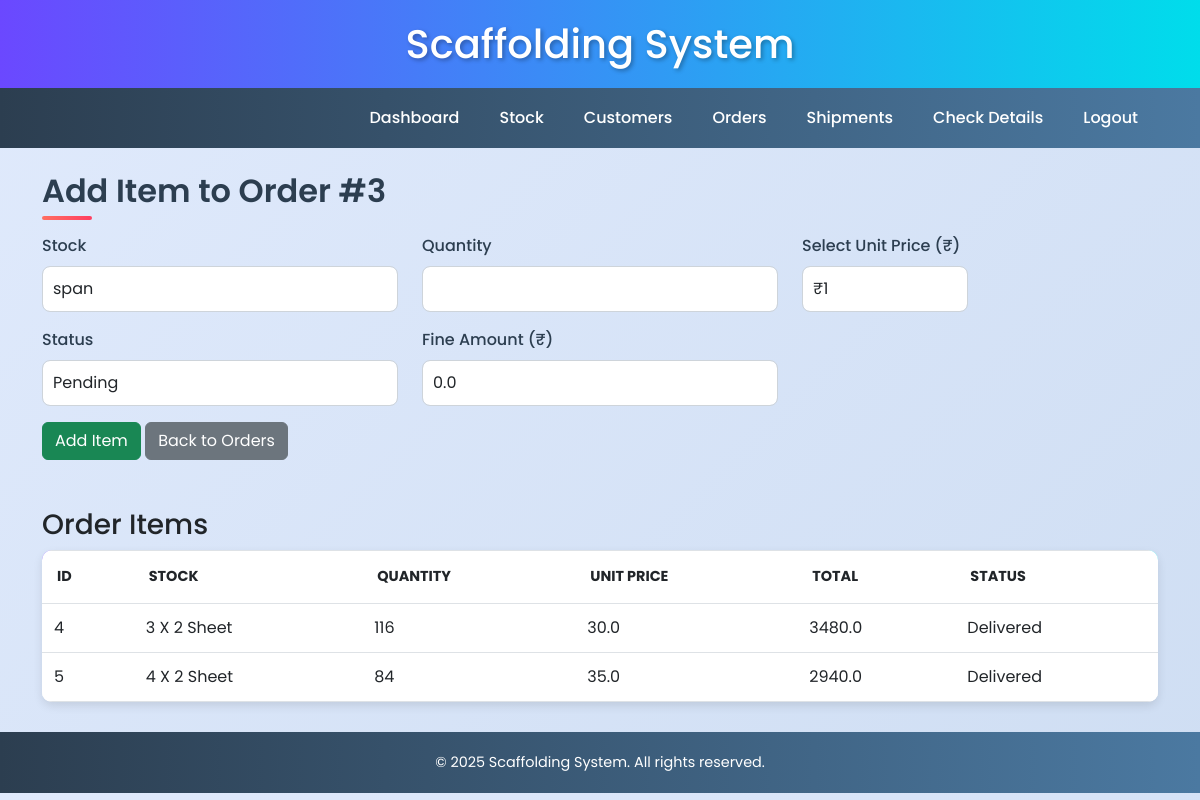
Screenshot of /order/3/add_item (signed in) with the database file from the repository.
### app.py (models this page shows)
class Order(db.Model):
    id = db.Column(db.Integer, primary_key=True)
    customer_id = db.Column(db.Integer, db.ForeignKey('customer.id'), nullable=False)
    order_date = db.Column(db.DateTime, nullable=False)
    return_date = db.Column(db.DateTime, nullable=True)
    customer = db.relationship('Customer', backref='orders')
    order_items = db.relationship('OrderItem', backref='order', cascade='all, delete-orphan')

class OrderItem(db.Model):
    id = db.Column(db.Integer, primary_key=True)
    order_id = db.Column(db.Integer, db.ForeignKey('order.id'), nullable=False)
    stock_id = db.Column(db.Integer, db.ForeignKey('stock.id'), nullable=False)
    quantity = db.Column(db.Integer, nullable=False)
    unit_price = db.Column(db.Float, nullable=False)
    total_price = db.Column(db.Float, nullable=False)
    pending_amount = db.Column(db.Float, nullable=False)
    fine_amount = db.Column(db.Float, default=0.0)
    bonus_amount = db.Column(db.Float, default=0.0)
    used_days = db.Column(db.Integer, nullable=True)
    return_date = db.Column(db.DateTime, nullable=True)
    status = db.Column(db.String(20), nullable=False, default='Pending')
    stock = db.relationship('Stock', backref='order_items')

class Stock(db.Model):
    id = db.Column(db.Integer, primary_key=True)
    name = db.Column(db.String(100), nullable=False)
    category = db.Column(db.String(50), nullable=False)
    quantity = db.Column(db.Integer, nullable=False)
    unit_price = db.Column(db.Float, nullable=False)

### app.py (the view, shortened to what this page needs)
@app.route('/order/<int:order_id>/add_item', methods=['GET', 'POST'])
@login_required
def add_order_item(order_id):
    order = Order.query.get_or_404(order_id)
    form = OrderItemForm()
    form.stock_id.choices = [(s.id, s.name) for s in Stock.query.all()]
    return render_template('add_item.html', form=form, order=order)

### app.py
class OrderItemForm(FlaskForm):
    stock_id = SelectField('Stock', coerce=int, validators=[DataRequired()])
    quantity = IntegerField('Quantity', validators=[DataRequired(), NumberRange(min=1)])
    unit_price = SelectField('Select Unit Price (₹)', choices=[(i, f"₹{i}") for i in range(1, 101)], coerce=int)
    fine_amount = FloatField('Fine Amount (₹)', default=0.0, validators=[NumberRange(min=0)])
    status = SelectField('Status', choices=[('Pending', 'Pending'), ('Delivered', 'Delivered')])
    submit = SubmitField('Add Item')

### app.py (called while the page is built)
@login_manager.user_loader
def load_user(user_id):
    return User.query.get(int(user_id))

### templates/add_item.html (shortened to what this page needs)
{% extends 'base.html' %}
{% block content %}
<h2 class="mb-4">Add Item to Order #{{ order.id }}</h2>
<form method="POST">
    <div class="row">
        <div class="col-md-4 mb-3">
            {{ form.stock_id.label(class="form-label") }}
            {{ form.stock_id(class="form-control") }}
        </div>
        <div class="col-md-4 mb-3">
            {{ form.quantity.label(class="form-label") }}
            {{ form.quantity(class="form-control") }}
        </div>
        <div class="col-md-2 mb-3">
            {{ form.unit_price.label(class="form-label") }}
            {{ form.unit_price(class="form-control") }}
        </div>
        <div class="col-md-4 mb-3">
            {{ form.status.label(class="form-label") }}
            {{ form.status(class="form-control") }}
        </div>
        <div class="col-md-4 mb-3">
            {{ form.fine_amount.label(class="form-label") }}
            {{ form.fine_amount(class="form-control") }}
        </div>
    </div>
    <button type="submit" class="btn btn-success">Add Item</button>
    <a href="{{ url_for('orders') }}" class="btn btn-secondary">Back to Orders</a>
</form>
<h3 class="mt-5">Order Items</h3>
<table class="table table-bordered">
    <thead>
        <tr>
            <th>ID</th>
            <th>Stock</th>
            <th>Quantity</th>
            <th>Unit Price</th>
            <th>Total</th>
            <th>Status</th>
        </tr>
    </thead>
    <tbody>
        {% for item in order.order_items %}
        <tr>
            <td>{{ item.id }}</td>
            <td>{{ item.stock.name }}</td>
            <td>{{ item.quantity }}</td>
            <td>{{ item.unit_price }}</td>
            <td>{{ item.total_price }}</td>
            <td>{{ item.status }}</td>
        </tr>
        {% endfor %}
    </tbody>
</table>
{% endblock %}

### static/css/style.css (style rules this page uses)
body { font-family: 'Poppins', sans-serif; background: linear-gradient(135deg, #e0eafc, #cfdef3); margin: 0; padding: 0; animation: fadeIn 1s ease-in-out; }
.table { background-color: #fff; border-radius: 10px; overflow: hidden; box-shadow: 0 4px 10px rgba(0, 0, 0, 0.1); margin-bottom: 30px; }
.table thead { background: linear-gradient(90deg, #6b48ff, #00ddeb); color: #fff; text-transform: uppercase; font-size: 0.9rem; }
.table thead th { padding: 15px; border: none; }
.table tbody tr { transition: all 0.3s ease; }
.table tbody tr:nth-child(even) { background-color: #f8f9fa; }
.table tbody td { padding: 12px; border: none; }
.form-control { border-radius: 8px; border: 1px solid #ced4da; transition: all 0.3s ease; padding: 10px; }
.form-label { font-weight: 500; color: #2c3e50; }
h2 { color: #2c3e50; font-weight: 600; position: relative; margin-bottom: 20px; }
h2::after { content: ''; width: 50px; height: 4px; background: linear-gradient(90deg, #ff6f61, #ff3f61); position: absolute; bottom: -10px; left: 0; border-radius: 2px; }

### rows the page displays
Order: id "3"
OrderItem: id "4", stock.name "3 X 2 Sheet", quantity "116", unit_price "30.0", total_price "3480.0", status "Delivered"
OrderItem: id "5", stock.name "4 X 2 Sheet", quantity "84", unit_price "35.0", total_price "2940.0", status "Delivered"
